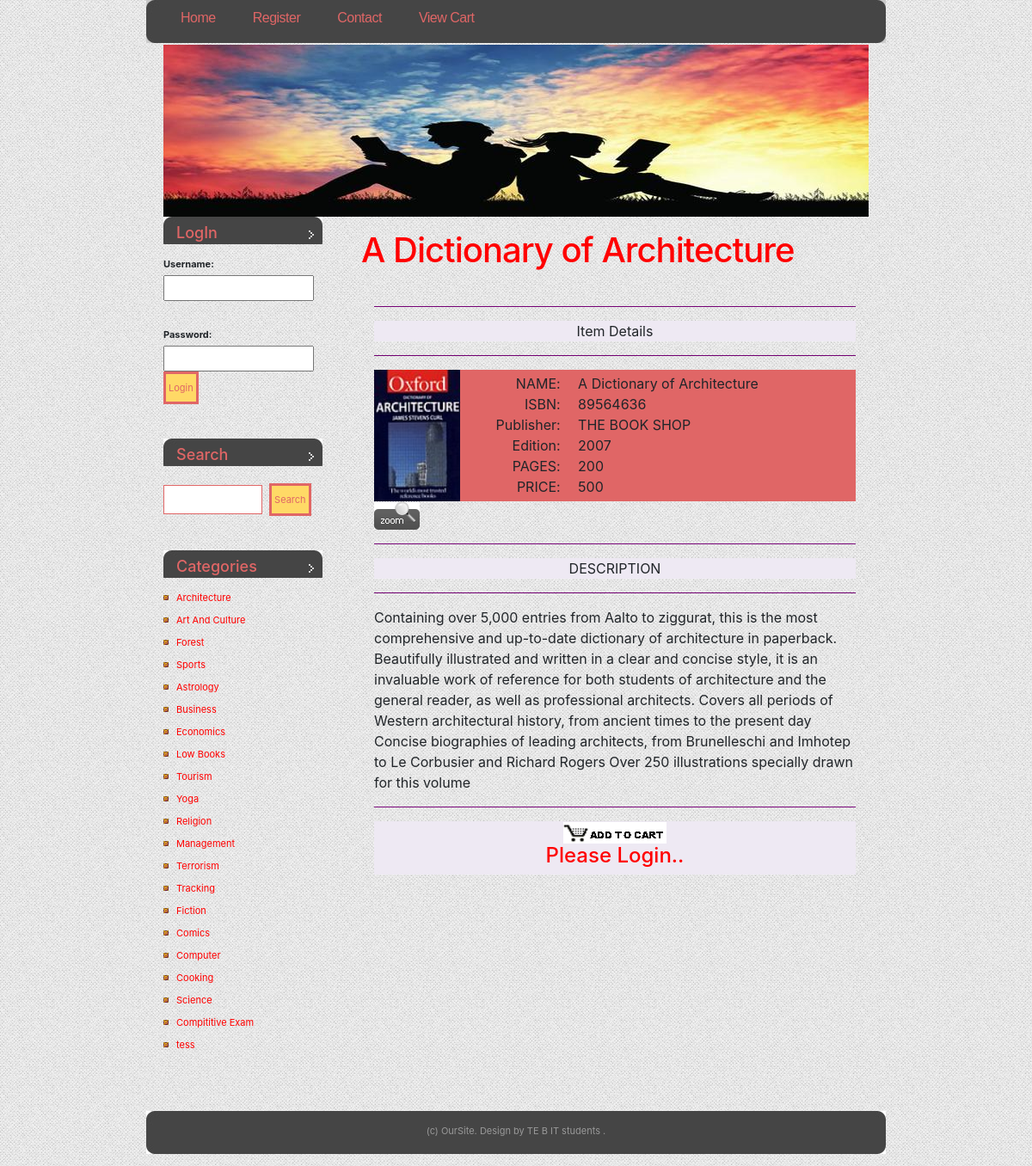
Screenshot of /detail.php?id=1 with the database file from the repository.
### tables this page shows
CREATE TABLE `book` (
  `b_id` int(4) NOT NULL,
  `b_nm` varchar(60) NOT NULL,
  `b_subcat` varchar(25) NOT NULL,
  `b_desc` longtext NOT NULL,
  `b_publisher` varchar(40) NOT NULL,
  `b_edition` varchar(20) NOT NULL,
  `b_isbn` varchar(10) NOT NULL,
  `b_page` int(5) NOT NULL,
  `b_price` int(5) NOT NULL,
  `b_img` longtext NOT NULL,
  `b_pdf` longtext NOT NULL
);

CREATE TABLE `category` (
  `cat_id` int(4) NOT NULL,
  `cat_nm` varchar(30) NOT NULL
);

### includes/search.inc.php (the view, shortened to what this page needs)
<ul>
			<li id="login">
						<?php
						require('includes/config.php');
							if(isset($_SESSION['status']))
							{
								echo '<h2>Hello :  '.$_SESSION['unm'].'</h2>';
							}
							else
							{
								echo '<form action="process_login.php" method="POST">
										<h2>LogIn</h2>
											<b>Username:</b>
											<br><input type="text" name="usernm"><br>
											<br>
											<b>Password:</b>
											<br><input type="password" name="pwd">
											<input type="submit" id="x" value="Login" />
										</form>';
							}
						?>
			</li>
			<li id="search">
				<h2>Search</h2>
				<form method="GET" action="search_result.php">
					<fieldset>
					<input type="text" id="s" name="s" value="" />
					<input type="submit" id="x" value="Search" />
					</fieldset>
				</form>
			</li>
			<li>
				<h2>Categories</h2>
				<ul>
								<?php
										$query="select * from category ";
										$res=mysqli_query($conn,$query);
										while($row = mysqli_fetch_assoc($res))
											{
												echo '<li><a href="subcat.php?cat='.$row['cat_id'].'&catnm='.$row["cat_nm"].'">'.$row["cat_nm"].'</a></li>';
											}
								?>
				</ul>
			</li>
		</ul>

### detail.php (shortened to what this page needs)
<?php session_start();
	require('includes/config.php');
	$id=$_GET['id'];
	$q="select * from book where b_id=$id";
	$res=mysqli_query($conn,$q) or die("Can't Execute Query..");
	$row=mysqli_fetch_assoc($res);
?>
<!DOCTYPE html >
<html >
<head>
	<link rel="stylesheet" href="lightbox.css" type="text/css" media="screen" />
		<?php
			include("includes/head.inc.php");
		?>
</head>
<body>
						<div id="header">
							<div id="menu">
									<?php
										include("includes/menu.inc.php");
									?>
							</div>
						</div>
					<div id="logo">
					</div>
				<div id="page">
							<div id="content">
								<div class="post">
									<h1 class="title"><?php echo $row['b_nm'];?></h1>
									<div class="entry">
										<?php
											echo '	<table border="0" width="100%">
												 <tr>
													<td><hr color="purple"></td>
												</tr>
												 <tr align="center" bgcolor="#EEE9F3">
													 <td>Item Details</td>
												</tr>
												<tr>
													<td><hr color="purple"></td>
												</tr>
											 </table>
											<table border="0"  width="100%" bgcolor="#E06666">
												<tr>
													<td width="15%" rowspan="3">
														<img src="'.$row['b_img'].'" width="100">
													</td>
												</tr>
												<tr>
													<td width="50%" height="100%">
														<table border="0"  width="100%" height="100%">
															<tr valign="top">
																<td align="right" width="10%">NAME</td>
																<td width="6%">: </td>
																<td align="left">'.$row['b_nm'].'</td>
															</tr>
															<tr>
																<td align="right">ISBN</td>
																<td>: </td>
																<td align="left">'.$row['b_isbn'].'</td>
															</tr>
															<tr>
																<td align="right">Publisher </td>
																<td>: </td>
																<td align="left">'.$row['b_publisher'].'</td>
															</tr>
															<tr>
																<td align="right"> Edition</td>
																<td>: </td>
																<td align="left">'.$row['b_edition'].'</td>
															</tr>
															<tr>
																<td align="right">  PAGES</td>
																<td>: </td>
																<td align="left">'.$row['b_page'].'</td>
															</tr>
															<tr>
																<td align="right"> PRICE</td>
																<td>: </td>
																<td align="left">'.$row['b_price'].'</td>
															</tr>
														</table>
													</td>
												</tr>
											</table>
												<tr valign="bottom" >
														<a href="'.$row['b_img'].'" rel="lightbox"><img src="images/zoom.gif" ></a>
												</tr>
											<table border="0" width="100%">
												 <tr>
													<td><hr color="purple"></td>
												</tr>
												 <tr align="center" bgcolor="#EEE9F3">
													 <td>DESCRIPTION</td>
												</tr>
												<tr>
													<td><hr color="purple"></td>
												</tr>
											 </table>
											 '.$row['b_desc'].'
											 <tr><td colspan=2><hr color="purple"></td></tr>
											<table border="0" width="100%">
												 <tr align="center" bgcolor="#EEE9F3">';
												 if(isset($_SESSION['status']))
												 {
													echo ' <td><a href="process_cart.php?nm='.$row['b_nm'].'&cat='.$_GET['cat'].'&rate='.$row['b_price'].'">
														<img src="images/addcart.jpg">
													</a></td>';
												}
												else
												{
													echo '<td><img src="images/addcart.jpg"><br><a href="register.php"> <h4>Please Login..</h4></a></td>';
												}
												echo '</tr>
											</table>';
										?>
									</div>
								</div>
							</div>
							<div id="sidebar">
									<?php
										include("includes/search.inc.php");
									?>
							</div>
								<div style="clear: both;">&nbsp;</div>
				</div>
						<div id="footer">
									<?php
										include("includes/footer.inc.php");
									?>
						</div>
</body>
</html>

### default.css (style rules this page uses)
body { margin-top: 49px; padding: 0; background: url(images/img01.jpg) repeat-x left top; font-family: "Trebuchet MS", Arial, Helvetica, sans-serif; font-size: 13px; color: #333333; }
h1, h2, h3 { margin: 0; font-weight: normal; color: #FF0000; }
h1 { letter-spacing: -1px; font-size: 32px; }
h2 { font-size: 23px; }
p, ul, ol { margin: 0 0 2em 0; text-align: justify; line-height: 26px; font-size: 11px; }
a:link { color: #FF0000; }
img { border: none; }
form { margin: 0; padding: 0; }
fieldset { margin: 0; padding: 0; border: none; }
input, textarea, select { font-family: "Trebuchet MS", Arial, Helvetica, sans-serif; font-size: 13px; color: #333333; }
#header { width: 860px; height: 52px; margin: 0 auto; background: url(images/img02.jpg) no-repeat left top; }
#menu { float: left; width: 860px; height: 54px; }
#logo { width: 820px; height: 200px; margin: 0 auto; background: url(images/title_bg_820x200.jpg) no-repeat left top; }
#page { width: 850px; margin: 0 auto; }
#content { float: right; width: 620px; }
.post { padding: 15px 15px; }
.post .title { margin-bottom: 20px; padding-bottom: 5px; }
.post .entry { padding: 0 15px; }
#sidebar { float: left; width: 215px; }
#sidebar ul { margin: 0; padding: 0; list-style: none; }
#sidebar li { margin-bottom: 40px; padding: 0 15px; }
#sidebar li li { margin: 0; padding-left: 15px; background: url(images/img08.jpg) no-repeat left 50%; }
#sidebar h2 { height: 32px; padding: 8px 0 0 15px; margin-bottom: 10px; background: url(images/img07.jpg) no-repeat left top; font-size: 18px; color: #E06666; }
#search h2 { margin-bottom: 20px; }
#s { width: 115px; margin-right: 5px; padding: 3px; border: 1px solid #E06666; }
#x { padding: 3px; border: solid; background: #FFD966; font-size: 11px; color: #E06666; }
#footer { margin: 0 auto; height: 64px; min-height: 64px; padding: 0; }
html>body #footer { height: auto; }

### registration/demo.css (style rules this page uses)
body,div,dl,dt,dd,ul,ol,li,h1,h2,h3,h4,h5,h6,pre,form,fieldset,input,textarea,p,blockquote,th,td { margin:0; padding:0; }
html,body { margin:0; padding:0; height: 100%; }
table { border-collapse:collapse; border-spacing:0; }
img { border:0; }
ol,ul { list-style:none; }
h1,h2,h3,h4,h5,h6 { font-size:100%; font-weight:normal; }
body { font-family: Cambria, Palatino, "Palatino Linotype", "Palatino LT STD", Georgia, serif; background:url(images/bgnoise_lg.png); font-weight: 400; font-size: 15px; color: #3a2127; overflow-y: scroll; }
a { color: #333; text-decoration: none; }

### rows the page displays
book: b_nm "A Dictionary of Architecture", b_img (picture), b_isbn "89564636", b_publisher "THE BOOK SHOP", b_edition "2007", b_page "200", b_price "500", b_desc "Containing over 5,000 entries from Aalto to ziggurat, this is the most comprehensive and up-to-date dictionary of architecture in paperback. Beautifully illustrated and written in a clear and concise style, it is an invaluable work of reference for both students of architecture and the general reader, as well as professional architects. Covers all periods of Western architectural history, from ancient times to the present day Concise biographies of leading architects, from Brunelleschi and Imhotep to Le Corbusier and Richard Rogers Over 250 illustrations specially drawn for this volume"
category: cat_nm "Architecture"
category: cat_nm "Art And Culture"
category: cat_nm "Forest"
category: cat_nm "Sports"
category: cat_nm "Astrology"
category: cat_nm "Business"
category: cat_nm "Economics"
category: cat_nm "Low Books"
category: cat_nm "Tourism"
category: cat_nm "Yoga"
category: cat_nm "Religion"
category: cat_nm "Management"
category: cat_nm "Terrorism"
category: cat_nm "Tracking"
category: cat_nm "Fiction"
category: cat_nm "Comics"
category: cat_nm "Computer"
category: cat_nm "Cooking"
category: cat_nm "Science"
category: cat_nm "Compititive Exam"
category: cat_nm "tess"
